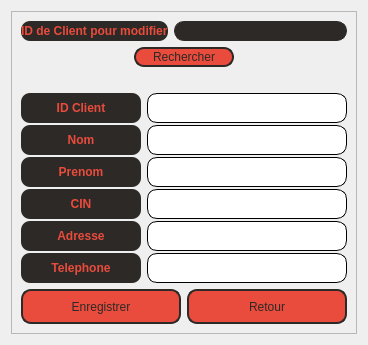
      <widget class="QWidget" name="modclientmenu">
       <layout class="QVBoxLayout" name="verticalLayout_19">
        <item alignment="Qt::AlignHCenter">
         <widget class="QFrame" name="frame10">
          <property name="sizePolicy">
           <sizepolicy hsizetype="Maximum" vsizetype="Maximum">
            <horstretch>0</horstretch>
            <verstretch>0</verstretch>
           </sizepolicy>
          </property>
          <property name="minimumSize">
           <size>
            <width>300</width>
            <height>180</height>
           </size>
          </property>
          <property name="frameShape">
           <enum>QFrame::StyledPanel</enum>
          </property>
          <property name="frameShadow">
           <enum>QFrame::Raised</enum>
          </property>
          <layout class="QVBoxLayout" name="verticalLayout_18">
           <item>
            <layout class="QFormLayout" name="formLayout_5">
             <item row="0" column="0">
              <widget class="QLabel" name="label_21">
               <property name="sizePolicy">
                <sizepolicy hsizetype="Maximum" vsizetype="Preferred">
                 <horstretch>0</horstretch>
                 <verstretch>0</verstretch>
                </sizepolicy>
               </property>
               <property name="minimumSize">
                <size>
                 <width>120</width>
                 <height>0</height>
                </size>
               </property>
               <property name="styleSheet">
                <string notr="true">background-color: rgb(45, 41, 38);
color:rgb(233, 75, 60);
font: 8pt &quot;Segoe UI&quot;,;
font-weight:bold;
border-radius:9px;</string>
               </property>
               <property name="text">
                <string>ID de Client pour modifier</string>
               </property>
              </widget>
             </item>
             <item row="0" column="1">
              <widget class="QLineEdit" name="idsearch_2">
               <property name="sizePolicy">
                <sizepolicy hsizetype="Expanding" vsizetype="Maximum">
                 <horstretch>0</horstretch>
                 <verstretch>0</verstretch>
                </sizepolicy>
               </property>
               <property name="minimumSize">
                <size>
                 <width>0</width>
                 <height>20</height>
                </size>
               </property>
               <property name="styleSheet">
                <string notr="true">QLineEdit{
    background-color:rgb(45, 41, 38);
 	color:rgb(233, 75, 60);
    border-style:solid;
	border-width:1px;
    border-color:rgb(45, 41, 38);
    border-radius:10px;
	padding-right:10px;
	padding-left:10px;
    font: &quot;Segoe UI&quot;;
}
QLineEdit:fucos{
	border-color:rgb(252, 249, 81);
}
QLineEdit:hover{
	border-style:solid;
	border-color:rgb(252, 249, 81);
}
</string>
               </property>
              </widget>
             </item>
            </layout>
           </item>
           <item alignment="Qt::AlignHCenter">
            <widget class="QPushButton" name="recherche_2">
             <property name="sizePolicy">
              <sizepolicy hsizetype="Maximum" vsizetype="Maximum">
               <horstretch>0</horstretch>
               <verstretch>0</verstretch>
              </sizepolicy>
             </property>
             <property name="minimumSize">
              <size>
               <width>100</width>
               <height>20</height>
              </size>
             </property>
             <property name="styleSheet">
              <string notr="true">QPushButton {
    color:rgb(45, 41, 38);
    background-color:rgb(233, 75, 60);
    border-style:solid;
    border-width:2px;
    border-color:rgb(45, 41, 38);
    border-radius:10px;
    font: 10pt &quot;Segoe UI&quot;;
}
QPushButton:hover {
	background-color: rgb(45, 41, 38);
	color:rgb(233, 75, 60);
	border-color:rgb(233, 75, 60);
}
QPushButton:pressed {
    background-color:rgb(252, 249, 81);
    color:rgb(45, 41, 38);
    border-style:solid;
	border-color:rgba(255, 255, 255, 0);
}</string>
             </property>
             <property name="text">
              <string>Rechercher</string>
             </property>
            </widget>
           </item>
           <item>
            <widget class="QLabel" name="result_2">
             <property name="styleSheet">
              <string notr="true"/>
             </property>
             <property name="text">
              <string/>
             </property>
             <property name="alignment">
              <set>Qt::AlignCenter</set>
             </property>
            </widget>
           </item>
           <item>
            <layout class="QFormLayout" name="formLayout_6">
             <property name="fieldGrowthPolicy">
              <enum>QFormLayout::AllNonFixedFieldsGrow</enum>
             </property>
             <property name="horizontalSpacing">
              <number>6</number>
             </property>
             <property name="verticalSpacing">
              <number>2</number>
             </property>
             <item row="0" column="0">
              <widget class="QLabel" name="label_22">
               <property name="sizePolicy">
                <sizepolicy hsizetype="Maximum" vsizetype="Preferred">
                 <horstretch>0</horstretch>
                 <verstretch>0</verstretch>
                </sizepolicy>
               </property>
               <property name="minimumSize">
                <size>
                 <width>120</width>
                 <height>20</height>
                </size>
               </property>
               <property name="styleSheet">
                <string notr="true">background-color: rgb(45, 41, 38);
color:rgb(233, 75, 60);
font: 8pt &quot;Segoe UI&quot;,;
font-weight:bold;
border-radius:9px;</string>
               </property>
               <property name="text">
                <string>ID Client</string>
               </property>
               <property name="alignment">
                <set>Qt::AlignCenter</set>
               </property>
              </widget>
             </item>
             <item row="0" column="1">
              <widget class="QLineEdit" name="idclient_2">
               <property name="sizePolicy">
                <sizepolicy hsizetype="Expanding" vsizetype="Maximum">
                 <horstretch>0</horstretch>
                 <verstretch>0</verstretch>
                </sizepolicy>
               </property>
               <property name="minimumSize">
                <size>
                 <width>0</width>
                 <height>30</height>
                </size>
               </property>
               <property name="styleSheet">
                <string notr="true">QLineEdit{
    border-style:solid;
	border-width:1px;
    border-radius:10px;
	padding-right:10px;
	padding-left:10px;
    font: &quot;Segoe UI&quot;;
}
QLineEdit:hover{
	border-style:solid;
	border-color:rgb(252, 249, 81);
}
</string>
               </property>
               <property name="frame">
                <bool>true</bool>
               </property>
               <property name="placeholderText">
                <string/>
               </property>
              </widget>
             </item>
             <item row="1" column="0">
              <widget class="QLabel" name="label_23">
               <property name="sizePolicy">
                <sizepolicy hsizetype="Maximum" vsizetype="Preferred">
                 <horstretch>0</horstretch>
                 <verstretch>0</verstretch>
                </sizepolicy>
               </property>
               <property name="minimumSize">
                <size>
                 <width>120</width>
                 <height>20</height>
                </size>
               </property>
               <property name="styleSheet">
                <string notr="true">background-color: rgb(45, 41, 38);
color:rgb(233, 75, 60);
font: 8pt &quot;Segoe UI&quot;,;
font-weight:bold;
border-radius:9px;</string>
               </property>
               <property name="text">
                <string>Nom</string>
               </property>
               <property name="alignment">
                <set>Qt::AlignCenter</set>
               </property>
              </widget>
             </item>
             <item row="1" column="1">
              <widget class="QLineEdit" name="nom_2">
               <property name="sizePolicy">
                <sizepolicy hsizetype="Expanding" vsizetype="Maximum">
                 <horstretch>0</horstretch>
                 <verstretch>0</verstretch>
                </sizepolicy>
               </property>
               <property name="minimumSize">
                <size>
                 <width>0</width>
                 <height>30</height>
                </size>
               </property>
               <property name="styleSheet">
                <string notr="true">QLineEdit{
    border-style:solid;
	border-width:1px;
    border-radius:10px;
	padding-right:10px;
	padding-left:10px;
    font: &quot;Segoe UI&quot;;
}
QLineEdit:hover{
	border-style:solid;
	border-color:rgb(252, 249, 81);
}
</string>
               </property>
               <property name="placeholderText">
                <string/>
               </property>
              </widget>
             </item>
             <item row="2" column="0">
              <widget class="QLabel" name="label_24">
               <property name="sizePolicy">
                <sizepolicy hsizetype="Maximum" vsizetype="Preferred">
                 <horstretch>0</horstretch>
                 <verstretch>0</verstretch>
                </sizepolicy>
               </property>
               <property name="minimumSize">
                <size>
                 <width>120</width>
                 <height>20</height>
                </size>
               </property>
               <property name="styleSheet">
                <string notr="true">background-color: rgb(45, 41, 38);
color:rgb(233, 75, 60);
font: 8pt &quot;Segoe UI&quot;,;
font-weight:bold;
border-radius:9px;</string>
               </property>
               <property name="text">
                <string>Prenom</string>
               </property>
               <property name="alignment">
                <set>Qt::AlignCenter</set>
               </property>
              </widget>
             </item>
             <item row="2" column="1">
              <widget class="QLineEdit" name="prenom_2">
               <property name="sizePolicy">
                <sizepolicy hsizetype="Expanding" vsizetype="Maximum">
                 <horstretch>0</horstretch>
                 <verstretch>0</verstretch>
                </sizepolicy>
               </property>
               <property name="minimumSize">
                <size>
                 <width>0</width>
                 <height>30</height>
                </size>
               </property>
               <property name="styleSheet">
                <string notr="true">QLineEdit{
    border-style:solid;
	border-width:1px;
    border-radius:10px;
	padding-right:10px;
	padding-left:10px;
    font: &quot;Segoe UI&quot;;
}
QLineEdit:hover{
	border-style:solid;
	border-color:rgb(252, 249, 81);
}
</string>
               </property>
              </widget>
             </item>
             <item row="3" column="0">
              <widget class="QLabel" name="label_25">
               <property name="sizePolicy">
                <sizepolicy hsizetype="Maximum" vsizetype="Preferred">
                 <horstretch>0</horstretch>
                 <verstretch>0</verstretch>
                </sizepolicy>
               </property>
               <property name="minimumSize">
                <size>
                 <width>120</width>
                 <height>20</height>
                </size>
               </property>
               <property name="styleSheet">
                <string notr="true">background-color: rgb(45, 41, 38);
color:rgb(233, 75, 60);
font: 8pt &quot;Segoe UI&quot;,;
font-weight:bold;
border-radius:9px;</string>
               </property>
               <property name="text">
                <string>CIN</string>
               </property>
               <property name="alignment">
                <set>Qt::AlignCenter</set>
               </property>
              </widget>
             </item>
             <item row="4" column="0">
              <widget class="QLabel" name="label_26">
               <property name="sizePolicy">
                <sizepolicy hsizetype="Maximum" vsizetype="Preferred">
                 <horstretch>0</horstretch>
                 <verstretch>0</verstretch>
                </sizepolicy>
               </property>
               <property name="minimumSize">
                <size>
                 <width>120</width>
                 <height>20</height>
                </size>
               </property>
               <property name="styleSheet">
                <string notr="true">background-color: rgb(45, 41, 38);
color:rgb(233, 75, 60);
font: 8pt &quot;Segoe UI&quot;,;
font-weight:bold;
border-radius:9px;</string>
               </property>
               <property name="text">
                <string>Adresse</string>
               </property>
               <property name="alignment">
                <set>Qt::AlignCenter</set>
               </property>
              </widget>
             </item>
             <item row="4" column="1">
              <widget class="QLineEdit" name="adresse_2">
               <property name="sizePolicy">
                <sizepolicy hsizetype="Expanding" vsizetype="Maximum">
                 <horstretch>0</horstretch>
                 <verstretch>0</verstretch>
                </sizepolicy>
               </property>
               <property name="minimumSize">
                <size>
                 <width>0</width>
                 <height>30</height>
                </size>
               </property>
               <property name="styleSheet">
                <string notr="true">QLineEdit{
    border-style:solid;
	border-width:1px;
    border-radius:10px;
	padding-right:10px;
	padding-left:10px;
    font: &quot;Segoe UI&quot;;
}
QLineEdit:hover{
	border-style:solid;
	border-color:rgb(252, 249, 81);
}
</string>
               </property>
              </widget>
             </item>
             <item row="5" column="0">
              <widget class="QLabel" name="label_27">
               <property name="sizePolicy">
                <sizepolicy hsizetype="Maximum" vsizetype="Preferred">
                 <horstretch>0</horstretch>
                 <verstretch>0</verstretch>
                </sizepolicy>
               </property>
               <property name="minimumSize">
                <size>
                 <width>120</width>
                 <height>20</height>
                </size>
               </property>
               <property name="styleSheet">
                <string notr="true">background-color: rgb(45, 41, 38);
color:rgb(233, 75, 60);
font: 8pt &quot;Segoe UI&quot;,;
font-weight:bold;
border-radius:9px;</string>
               </property>
               <property name="text">
                <string>Telephone</string>
               </property>
               <property name="alignment">
                <set>Qt::AlignCenter</set>
               </property>
              </widget>
             </item>
             <item row="5" column="1">
              <widget class="QLineEdit" name="telephone_2">
               <property name="sizePolicy">
                <sizepolicy hsizetype="Expanding" vsizetype="Maximum">
                 <horstretch>0</horstretch>
                 <verstretch>0</verstretch>
                </sizepolicy>
               </property>
               <property name="minimumSize">
                <size>
                 <width>200</width>
                 <height>30</height>
                </size>
               </property>
               <property name="styleSheet">
                <string notr="true">QLineEdit{
    border-style:solid;
	border-width:1px;
    border-radius:10px;
	padding-right:10px;
	padding-left:10px;
    font: &quot;Segoe UI&quot;;
}
QLineEdit:hover{
	border-style:solid;
	border-color:rgb(252, 249, 81);
}
</string>
               </property>
              </widget>
             </item>
             <item row="3" column="1">
              <widget class="QLineEdit" name="cin_2">
               <property name="sizePolicy">
                <sizepolicy hsizetype="Expanding" vsizetype="Maximum">
                 <horstretch>0</horstretch>
                 <verstretch>0</verstretch>
                </sizepolicy>
               </property>
               <property name="minimumSize">
                <size>
                 <width>0</width>
                 <height>30</height>
                </size>
               </property>
               <property name="styleSheet">
                <string notr="true">QLineEdit{
    border-style:solid;
	border-width:1px;
    border-radius:10px;
	padding-right:10px;
	padding-left:10px;
    font: &quot;Segoe UI&quot;;
}
QLineEdit:hover{
	border-style:solid;
	border-color:rgb(252, 249, 81);
}
</string>
               </property>
              </widget>
             </item>
            </layout>
           </item>
           <item>
            <layout class="QHBoxLayout" name="horizontalLayout_12">
             <item>
              <widget class="QPushButton" name="savereturn_4">
               <property name="sizePolicy">
                <sizepolicy hsizetype="Minimum" vsizetype="Fixed">
                 <horstretch>0</horstretch>
                 <verstretch>0</verstretch>
                </sizepolicy>
               </property>
               <property name="minimumSize">
                <size>
                 <width>0</width>
                 <height>35</height>
                </size>
               </property>
               <property name="styleSheet">
                <string notr="true">QPushButton {
    color:rgb(45, 41, 38);
    background-color:rgb(233, 75, 60);
    border-style:solid;
    border-width:2px;
    border-color:rgb(45, 41, 38);
    border-radius:10px;
    font: 10pt &quot;Segoe UI&quot;;
}
QPushButton:hover {
	background-color: rgb(45, 41, 38);
	color:rgb(233, 75, 60);
	border-color:rgb(233, 75, 60);
}
QPushButton:pressed {
    background-color:rgb(252, 249, 81);
    color:rgb(45, 41, 38);
    border-style:solid;
	border-color:rgba(255, 255, 255, 0);
}</string>
               </property>
               <property name="text">
                <string>Enregistrer</string>
               </property>
              </widget>
             </item>
             <item>
              <widget class="QPushButton" name="return_8">
               <property name="minimumSize">
                <size>
                 <width>0</width>
                 <height>35</height>
                </size>
               </property>
               <property name="styleSheet">
                <string notr="true">QPushButton {
    color:rgb(45, 41, 38);
    background-color:rgb(233, 75, 60);
    border-style:solid;
    border-width:2px;
    border-color:rgb(45, 41, 38);
    border-radius:10px;
    font: 10pt &quot;Segoe UI&quot;;
}
QPushButton:hover {
	background-color: rgb(45, 41, 38);
	color:rgb(233, 75, 60);
	border-color:rgb(233, 75, 60);
}
QPushButton:pressed {
    background-color:rgb(252, 249, 81);
    color:rgb(45, 41, 38);
    border-style:solid;
	border-color:rgba(255, 255, 255, 0);
}</string>
               </property>
               <property name="text">
                <string>Retour</string>
               </property>
              </widget>
             </item>
            </layout>
           </item>
          </layout>
         </widget>
        </item>
       </layout>
      </widget>
